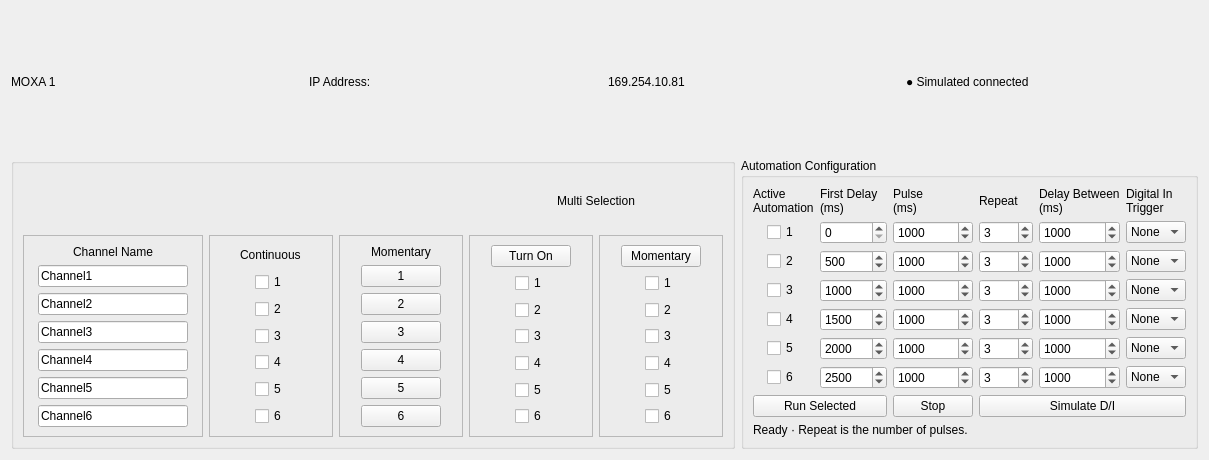
<?xml version="1.0" encoding="UTF-8"?>
<ui version="4.0">
 <class>device_panel</class>
 <widget class="QWidget" name="device_panel">
  <property name="geometry">
   <rect>
    <x>0</x>
    <y>0</y>
    <width>1209</width>
    <height>460</height>
   </rect>
  </property>
  <property name="minimumSize">
   <size>
    <width>800</width>
    <height>460</height>
   </size>
  </property>
  <property name="windowTitle">
   <string>Device controls</string>
  </property>
  <layout class="QVBoxLayout" name="deviceLayout">
   <item>
    <layout class="QHBoxLayout" name="deviceBar">
     <item>
      <widget class="QLabel" name="deviceName">
       <property name="text">
        <string>MOXA 1</string>
       </property>
      </widget>
     </item>
     <item>
      <widget class="QLabel" name="ipCaption">
       <property name="text">
        <string>IP Address:</string>
       </property>
      </widget>
     </item>
     <item>
      <widget class="QLabel" name="ipAddress">
       <property name="text">
        <string>169.254.10.81</string>
       </property>
      </widget>
     </item>
     <item>
      <widget class="QLabel" name="connectionStatus">
       <property name="text">
        <string>● Simulated connected</string>
       </property>
      </widget>
     </item>
    </layout>
   </item>
   <item>
    <layout class="QHBoxLayout" name="controlColumns">
     <item>
      <widget class="QGroupBox" name="manualGroup">
       <property name="title">
        <string/>
       </property>
       <layout class="QGridLayout" name="manualGrid">
        <item row="1" column="1">
         <widget class="QFrame" name="operationFrame1">
          <property name="frameShape">
           <enum>QFrame::Shape::StyledPanel</enum>
          </property>
          <layout class="QGridLayout" name="manualColumn1">
           <item row="0" column="0" alignment="Qt::AlignmentFlag::AlignHCenter|Qt::AlignmentFlag::AlignVCenter">
            <widget class="QLabel" name="header1">
             <property name="text">
              <string>Continuous</string>
             </property>
            </widget>
           </item>
           <item row="1" column="0" alignment="Qt::AlignmentFlag::AlignHCenter|Qt::AlignmentFlag::AlignVCenter">
            <widget class="QCheckBox" name="continuous1">
             <property name="text">
              <string>1</string>
             </property>
            </widget>
           </item>
           <item row="2" column="0" alignment="Qt::AlignmentFlag::AlignHCenter|Qt::AlignmentFlag::AlignVCenter">
            <widget class="QCheckBox" name="continuous2">
             <property name="text">
              <string>2</string>
             </property>
            </widget>
           </item>
           <item row="3" column="0" alignment="Qt::AlignmentFlag::AlignHCenter|Qt::AlignmentFlag::AlignVCenter">
            <widget class="QCheckBox" name="continuous3">
             <property name="text">
              <string>3</string>
             </property>
            </widget>
           </item>
           <item row="4" column="0" alignment="Qt::AlignmentFlag::AlignHCenter|Qt::AlignmentFlag::AlignVCenter">
            <widget class="QCheckBox" name="continuous4">
             <property name="text">
              <string>4</string>
             </property>
            </widget>
           </item>
           <item row="5" column="0" alignment="Qt::AlignmentFlag::AlignHCenter|Qt::AlignmentFlag::AlignVCenter">
            <widget class="QCheckBox" name="continuous5">
             <property name="text">
              <string>5</string>
             </property>
            </widget>
           </item>
           <item row="6" column="0" alignment="Qt::AlignmentFlag::AlignHCenter|Qt::AlignmentFlag::AlignVCenter">
            <widget class="QCheckBox" name="continuous6">
             <property name="text">
              <string>6</string>
             </property>
            </widget>
           </item>
          </layout>
         </widget>
        </item>
        <item row="1" column="2">
         <widget class="QFrame" name="operationFrame2">
          <property name="frameShape">
           <enum>QFrame::Shape::StyledPanel</enum>
          </property>
          <layout class="QGridLayout" name="manualColumn2">
           <item row="0" column="0" alignment="Qt::AlignmentFlag::AlignHCenter|Qt::AlignmentFlag::AlignVCenter">
            <widget class="QLabel" name="header2">
             <property name="text">
              <string>Momentary</string>
             </property>
            </widget>
           </item>
           <item row="1" column="0" alignment="Qt::AlignmentFlag::AlignHCenter|Qt::AlignmentFlag::AlignVCenter">
            <widget class="QPushButton" name="pulse1">
             <property name="text">
              <string>1</string>
             </property>
            </widget>
           </item>
           <item row="2" column="0" alignment="Qt::AlignmentFlag::AlignHCenter|Qt::AlignmentFlag::AlignVCenter">
            <widget class="QPushButton" name="pulse2">
             <property name="text">
              <string>2</string>
             </property>
            </widget>
           </item>
           <item row="3" column="0" alignment="Qt::AlignmentFlag::AlignHCenter|Qt::AlignmentFlag::AlignVCenter">
            <widget class="QPushButton" name="pulse3">
             <property name="text">
              <string>3</string>
             </property>
            </widget>
           </item>
           <item row="4" column="0" alignment="Qt::AlignmentFlag::AlignHCenter|Qt::AlignmentFlag::AlignVCenter">
            <widget class="QPushButton" name="pulse4">
             <property name="text">
              <string>4</string>
             </property>
            </widget>
           </item>
           <item row="5" column="0" alignment="Qt::AlignmentFlag::AlignHCenter|Qt::AlignmentFlag::AlignVCenter">
            <widget class="QPushButton" name="pulse5">
             <property name="text">
              <string>5</string>
             </property>
            </widget>
           </item>
           <item row="6" column="0" alignment="Qt::AlignmentFlag::AlignHCenter|Qt::AlignmentFlag::AlignVCenter">
            <widget class="QPushButton" name="pulse6">
             <property name="text">
              <string>6</string>
             </property>
            </widget>
           </item>
          </layout>
         </widget>
        </item>
        <item row="1" column="0">
         <widget class="QFrame" name="operationFrame0">
          <property name="maximumSize">
           <size>
            <width>180</width>
            <height>16777215</height>
           </size>
          </property>
          <property name="frameShape">
           <enum>QFrame::Shape::StyledPanel</enum>
          </property>
          <layout class="QGridLayout" name="manualColumn0">
           <item row="0" column="0" alignment="Qt::AlignmentFlag::AlignHCenter|Qt::AlignmentFlag::AlignVCenter">
            <widget class="QLabel" name="header0">
             <property name="text">
              <string>Channel Name</string>
             </property>
            </widget>
           </item>
           <item row="1" column="0">
            <widget class="QLineEdit" name="channelName1">
             <property name="maximumSize">
              <size>
               <width>150</width>
               <height>16777215</height>
              </size>
             </property>
             <property name="text">
              <string>Channel1</string>
             </property>
            </widget>
           </item>
           <item row="2" column="0">
            <widget class="QLineEdit" name="channelName2">
             <property name="maximumSize">
              <size>
               <width>150</width>
               <height>16777215</height>
              </size>
             </property>
             <property name="text">
              <string>Channel2</string>
             </property>
            </widget>
           </item>
           <item row="3" column="0">
            <widget class="QLineEdit" name="channelName3">
             <property name="maximumSize">
              <size>
               <width>150</width>
               <height>16777215</height>
              </size>
             </property>
             <property name="text">
              <string>Channel3</string>
             </property>
            </widget>
           </item>
           <item row="4" column="0">
            <widget class="QLineEdit" name="channelName4">
             <property name="maximumSize">
              <size>
               <width>150</width>
               <height>16777215</height>
              </size>
             </property>
             <property name="text">
              <string>Channel4</string>
             </property>
            </widget>
           </item>
           <item row="5" column="0">
            <widget class="QLineEdit" name="channelName5">
             <property name="maximumSize">
              <size>
               <width>150</width>
               <height>16777215</height>
              </size>
             </property>
             <property name="text">
              <string>Channel5</string>
             </property>
            </widget>
           </item>
           <item row="6" column="0">
            <widget class="QLineEdit" name="channelName6">
             <property name="maximumSize">
              <size>
               <width>150</width>
               <height>16777215</height>
              </size>
             </property>
             <property name="text">
              <string>Channel6</string>
             </property>
            </widget>
           </item>
          </layout>
         </widget>
        </item>
        <item row="0" column="3" colspan="2" alignment="Qt::AlignmentFlag::AlignHCenter|Qt::AlignmentFlag::AlignVCenter">
         <widget class="QLabel" name="multiSelectionTitle">
          <property name="text">
           <string>Multi Selection</string>
          </property>
          <property name="alignment">
           <set>Qt::AlignmentFlag::AlignHCenter|Qt::AlignmentFlag::AlignVCenter</set>
          </property>
         </widget>
        </item>
        <item row="1" column="3">
         <widget class="QFrame" name="operationFrame3">
          <property name="frameShape">
           <enum>QFrame::Shape::StyledPanel</enum>
          </property>
          <layout class="QGridLayout" name="manualColumn3">
           <item row="0" column="0" alignment="Qt::AlignmentFlag::AlignHCenter|Qt::AlignmentFlag::AlignVCenter">
            <widget class="QPushButton" name="turnOnButton">
             <property name="text">
              <string>Turn On</string>
             </property>
             <property name="checkable">
              <bool>true</bool>
             </property>
            </widget>
           </item>
           <item row="1" column="0" alignment="Qt::AlignmentFlag::AlignHCenter|Qt::AlignmentFlag::AlignVCenter">
            <widget class="QCheckBox" name="continuousSelect1">
             <property name="text">
              <string>1</string>
             </property>
            </widget>
           </item>
           <item row="2" column="0" alignment="Qt::AlignmentFlag::AlignHCenter|Qt::AlignmentFlag::AlignVCenter">
            <widget class="QCheckBox" name="continuousSelect2">
             <property name="text">
              <string>2</string>
             </property>
            </widget>
           </item>
           <item row="3" column="0" alignment="Qt::AlignmentFlag::AlignHCenter|Qt::AlignmentFlag::AlignVCenter">
            <widget class="QCheckBox" name="continuousSelect3">
             <property name="text">
              <string>3</string>
             </property>
            </widget>
           </item>
           <item row="4" column="0" alignment="Qt::AlignmentFlag::AlignHCenter|Qt::AlignmentFlag::AlignVCenter">
            <widget class="QCheckBox" name="continuousSelect4">
             <property name="text">
              <string>4</string>
             </property>
            </widget>
           </item>
           <item row="5" column="0" alignment="Qt::AlignmentFlag::AlignHCenter|Qt::AlignmentFlag::AlignVCenter">
            <widget class="QCheckBox" name="continuousSelect5">
             <property name="text">
              <string>5</string>
             </property>
            </widget>
           </item>
           <item row="6" column="0" alignment="Qt::AlignmentFlag::AlignHCenter|Qt::AlignmentFlag::AlignVCenter">
            <widget class="QCheckBox" name="continuousSelect6">
             <property name="text">
              <string>6</string>
             </property>
            </widget>
           </item>
          </layout>
         </widget>
        </item>
        <item row="1" column="4">
         <widget class="QFrame" name="operationFrame4">
          <property name="frameShape">
           <enum>QFrame::Shape::StyledPanel</enum>
          </property>
          <layout class="QGridLayout" name="manualColumn4">
           <item row="0" column="0" alignment="Qt::AlignmentFlag::AlignHCenter|Qt::AlignmentFlag::AlignVCenter">
            <widget class="QPushButton" name="momentaryButton">
             <property name="text">
              <string>Momentary</string>
             </property>
            </widget>
           </item>
           <item row="1" column="0" alignment="Qt::AlignmentFlag::AlignHCenter|Qt::AlignmentFlag::AlignVCenter">
            <widget class="QCheckBox" name="momentarySelect1">
             <property name="text">
              <string>1</string>
             </property>
            </widget>
           </item>
           <item row="2" column="0" alignment="Qt::AlignmentFlag::AlignHCenter|Qt::AlignmentFlag::AlignVCenter">
            <widget class="QCheckBox" name="momentarySelect2">
             <property name="text">
              <string>2</string>
             </property>
            </widget>
           </item>
           <item row="3" column="0" alignment="Qt::AlignmentFlag::AlignHCenter|Qt::AlignmentFlag::AlignVCenter">
            <widget class="QCheckBox" name="momentarySelect3">
             <property name="text">
              <string>3</string>
             </property>
            </widget>
           </item>
           <item row="4" column="0" alignment="Qt::AlignmentFlag::AlignHCenter|Qt::AlignmentFlag::AlignVCenter">
            <widget class="QCheckBox" name="momentarySelect4">
             <property name="text">
              <string>4</string>
             </property>
            </widget>
           </item>
           <item row="5" column="0" alignment="Qt::AlignmentFlag::AlignHCenter|Qt::AlignmentFlag::AlignVCenter">
            <widget class="QCheckBox" name="momentarySelect5">
             <property name="text">
              <string>5</string>
             </property>
            </widget>
           </item>
           <item row="6" column="0" alignment="Qt::AlignmentFlag::AlignHCenter|Qt::AlignmentFlag::AlignVCenter">
            <widget class="QCheckBox" name="momentarySelect6">
             <property name="text">
              <string>6</string>
             </property>
            </widget>
           </item>
          </layout>
         </widget>
        </item>
       </layout>
      </widget>
     </item>
     <item>
      <widget class="QGroupBox" name="automationGroup">
       <property name="title">
        <string>Automation Configuration</string>
       </property>
       <layout class="QGridLayout" name="automationGrid">
        <item row="0" column="0">
         <widget class="QLabel" name="autoHeader0">
          <property name="text">
           <string>Active
Automation</string>
          </property>
         </widget>
        </item>
        <item row="0" column="1">
         <widget class="QLabel" name="autoHeader1">
          <property name="text">
           <string>First Delay
(ms)</string>
          </property>
         </widget>
        </item>
        <item row="0" column="2">
         <widget class="QLabel" name="autoHeader2">
          <property name="text">
           <string>Pulse
(ms)</string>
          </property>
         </widget>
        </item>
        <item row="0" column="3">
         <widget class="QLabel" name="autoHeader3">
          <property name="text">
           <string>Repeat</string>
          </property>
         </widget>
        </item>
        <item row="0" column="4">
         <widget class="QLabel" name="autoHeader4">
          <property name="text">
           <string>Delay Between
(ms)</string>
          </property>
         </widget>
        </item>
        <item row="0" column="5">
         <widget class="QLabel" name="autoHeader5">
          <property name="text">
           <string>Digital In
Trigger</string>
          </property>
         </widget>
        </item>
        <item row="1" column="0" alignment="Qt::AlignmentFlag::AlignHCenter|Qt::AlignmentFlag::AlignVCenter">
         <widget class="QCheckBox" name="active1">
          <property name="text">
           <string>1</string>
          </property>
         </widget>
        </item>
        <item row="1" column="1">
         <widget class="QSpinBox" name="firstDelay1">
          <property name="maximum">
           <number>3600000</number>
          </property>
          <property name="value">
           <number>0</number>
          </property>
         </widget>
        </item>
        <item row="1" column="2">
         <widget class="QSpinBox" name="pulseTime1">
          <property name="maximum">
           <number>3600000</number>
          </property>
          <property name="value">
           <number>1000</number>
          </property>
         </widget>
        </item>
        <item row="1" column="3">
         <widget class="QSpinBox" name="repeat1">
          <property name="maximum">
           <number>1000</number>
          </property>
          <property name="value">
           <number>3</number>
          </property>
         </widget>
        </item>
        <item row="1" column="4">
         <widget class="QSpinBox" name="between1">
          <property name="maximum">
           <number>3600000</number>
          </property>
          <property name="value">
           <number>1000</number>
          </property>
         </widget>
        </item>
        <item row="1" column="5">
         <widget class="QComboBox" name="trigger1">
          <item>
           <property name="text">
            <string>None</string>
           </property>
          </item>
          <item>
           <property name="text">
            <string>DI 1</string>
           </property>
          </item>
          <item>
           <property name="text">
            <string>DI 2</string>
           </property>
          </item>
          <item>
           <property name="text">
            <string>DI 3</string>
           </property>
          </item>
          <item>
           <property name="text">
            <string>DI 4</string>
           </property>
          </item>
         </widget>
        </item>
        <item row="2" column="0" alignment="Qt::AlignmentFlag::AlignHCenter|Qt::AlignmentFlag::AlignVCenter">
         <widget class="QCheckBox" name="active2">
          <property name="text">
           <string>2</string>
          </property>
         </widget>
        </item>
        <item row="2" column="1">
         <widget class="QSpinBox" name="firstDelay2">
          <property name="maximum">
           <number>3600000</number>
          </property>
          <property name="value">
           <number>500</number>
          </property>
         </widget>
        </item>
        <item row="2" column="2">
         <widget class="QSpinBox" name="pulseTime2">
          <property name="maximum">
           <number>3600000</number>
          </property>
          <property name="value">
           <number>1000</number>
          </property>
         </widget>
        </item>
        <item row="2" column="3">
         <widget class="QSpinBox" name="repeat2">
          <property name="maximum">
           <number>1000</number>
          </property>
          <property name="value">
           <number>3</number>
          </property>
         </widget>
        </item>
        <item row="2" column="4">
         <widget class="QSpinBox" name="between2">
          <property name="maximum">
           <number>3600000</number>
          </property>
          <property name="value">
           <number>1000</number>
          </property>
         </widget>
        </item>
        <item row="2" column="5">
         <widget class="QComboBox" name="trigger2">
          <item>
           <property name="text">
            <string>None</string>
           </property>
          </item>
          <item>
           <property name="text">
            <string>DI 1</string>
           </property>
          </item>
          <item>
           <property name="text">
            <string>DI 2</string>
           </property>
          </item>
          <item>
           <property name="text">
            <string>DI 3</string>
           </property>
          </item>
          <item>
           <property name="text">
            <string>DI 4</string>
           </property>
          </item>
         </widget>
        </item>
        <item row="3" column="0" alignment="Qt::AlignmentFlag::AlignHCenter|Qt::AlignmentFlag::AlignVCenter">
         <widget class="QCheckBox" name="active3">
          <property name="text">
           <string>3</string>
          </property>
         </widget>
        </item>
        <item row="3" column="1">
         <widget class="QSpinBox" name="firstDelay3">
          <property name="maximum">
           <number>3600000</number>
          </property>
          <property name="value">
           <number>1000</number>
          </property>
         </widget>
        </item>
        <item row="3" column="2">
         <widget class="QSpinBox" name="pulseTime3">
          <property name="maximum">
           <number>3600000</number>
          </property>
          <property name="value">
           <number>1000</number>
          </property>
         </widget>
        </item>
        <item row="3" column="3">
         <widget class="QSpinBox" name="repeat3">
          <property name="maximum">
           <number>1000</number>
          </property>
          <property name="value">
           <number>3</number>
          </property>
         </widget>
        </item>
        <item row="3" column="4">
         <widget class="QSpinBox" name="between3">
          <property name="maximum">
           <number>3600000</number>
          </property>
          <property name="value">
           <number>1000</number>
          </property>
         </widget>
        </item>
        <item row="3" column="5">
         <widget class="QComboBox" name="trigger3">
          <item>
           <property name="text">
            <string>None</string>
           </property>
          </item>
          <item>
           <property name="text">
            <string>DI 1</string>
           </property>
          </item>
          <item>
           <property name="text">
            <string>DI 2</string>
           </property>
          </item>
          <item>
           <property name="text">
            <string>DI 3</string>
           </property>
          </item>
          <item>
           <property name="text">
            <string>DI 4</string>
           </property>
          </item>
         </widget>
        </item>
        <item row="4" column="0" alignment="Qt::AlignmentFlag::AlignHCenter|Qt::AlignmentFlag::AlignVCenter">
         <widget class="QCheckBox" name="active4">
          <property name="text">
           <string>4</string>
          </property>
         </widget>
        </item>
        <item row="4" column="1">
         <widget class="QSpinBox" name="firstDelay4">
          <property name="maximum">
           <number>3600000</number>
          </property>
          <property name="value">
           <number>1500</number>
          </property>
         </widget>
        </item>
        <item row="4" column="2">
         <widget class="QSpinBox" name="pulseTime4">
          <property name="maximum">
           <number>3600000</number>
          </property>
          <property name="value">
           <number>1000</number>
          </property>
         </widget>
        </item>
        <item row="4" column="3">
         <widget class="QSpinBox" name="repeat4">
          <property name="maximum">
           <number>1000</number>
          </property>
          <property name="value">
           <number>3</number>
          </property>
         </widget>
        </item>
        <item row="4" column="4">
         <widget class="QSpinBox" name="between4">
          <property name="maximum">
           <number>3600000</number>
          </property>
          <property name="value">
           <number>1000</number>
          </property>
         </widget>
        </item>
        <item row="4" column="5">
         <widget class="QComboBox" name="trigger4">
          <item>
           <property name="text">
            <string>None</string>
           </property>
          </item>
          <item>
           <property name="text">
            <string>DI 1</string>
           </property>
          </item>
          <item>
           <property name="text">
            <string>DI 2</string>
           </property>
          </item>
          <item>
           <property name="text">
            <string>DI 3</string>
           </property>
          </item>
          <item>
           <property name="text">
            <string>DI 4</string>
           </property>
          </item>
         </widget>
        </item>
        <item row="5" column="0" alignment="Qt::AlignmentFlag::AlignHCenter|Qt::AlignmentFlag::AlignVCenter">
         <widget class="QCheckBox" name="active5">
          <property name="text">
           <string>5</string>
          </property>
         </widget>
        </item>
        <item row="5" column="1">
         <widget class="QSpinBox" name="firstDelay5">
          <property name="maximum">
           <number>3600000</number>
          </property>
          <property name="value">
           <number>2000</number>
          </property>
         </widget>
        </item>
        <item row="5" column="2">
         <widget class="QSpinBox" name="pulseTime5">
          <property name="maximum">
           <number>3600000</number>
          </property>
          <property name="value">
           <number>1000</number>
          </property>
         </widget>
        </item>
        <item row="5" column="3">
         <widget class="QSpinBox" name="repeat5">
          <property name="maximum">
           <number>1000</number>
          </property>
          <property name="value">
           <number>3</number>
          </property>
         </widget>
        </item>
        <item row="5" column="4">
         <widget class="QSpinBox" name="between5">
          <property name="maximum">
           <number>3600000</number>
          </property>
          <property name="value">
           <number>1000</number>
          </property>
         </widget>
        </item>
        <item row="5" column="5">
         <widget class="QComboBox" name="trigger5">
          <item>
           <property name="text">
            <string>None</string>
           </property>
          </item>
          <item>
           <property name="text">
            <string>DI 1</string>
           </property>
          </item>
          <item>
           <property name="text">
            <string>DI 2</string>
           </property>
          </item>
          <item>
           <property name="text">
            <string>DI 3</string>
           </property>
          </item>
          <item>
           <property name="text">
            <string>DI 4</string>
           </property>
          </item>
         </widget>
        </item>
        <item row="6" column="0" alignment="Qt::AlignmentFlag::AlignHCenter|Qt::AlignmentFlag::AlignVCenter">
         <widget class="QCheckBox" name="active6">
          <property name="text">
           <string>6</string>
          </property>
         </widget>
        </item>
        <item row="6" column="1">
         <widget class="QSpinBox" name="firstDelay6">
          <property name="maximum">
           <number>3600000</number>
          </property>
          <property name="value">
           <number>2500</number>
          </property>
         </widget>
        </item>
        <item row="6" column="2">
         <widget class="QSpinBox" name="pulseTime6">
          <property name="maximum">
           <number>3600000</number>
          </property>
          <property name="value">
           <number>1000</number>
          </property>
         </widget>
        </item>
        <item row="6" column="3">
         <widget class="QSpinBox" name="repeat6">
          <property name="maximum">
           <number>1000</number>
          </property>
          <property name="value">
           <number>3</number>
          </property>
         </widget>
        </item>
        <item row="6" column="4">
         <widget class="QSpinBox" name="between6">
          <property name="maximum">
           <number>3600000</number>
          </property>
          <property name="value">
           <number>1000</number>
          </property>
         </widget>
        </item>
        <item row="6" column="5">
         <widget class="QComboBox" name="trigger6">
          <item>
           <property name="text">
            <string>None</string>
           </property>
          </item>
          <item>
           <property name="text">
            <string>DI 1</string>
           </property>
          </item>
          <item>
           <property name="text">
            <string>DI 2</string>
           </property>
          </item>
          <item>
           <property name="text">
            <string>DI 3</string>
           </property>
          </item>
          <item>
           <property name="text">
            <string>DI 4</string>
           </property>
          </item>
         </widget>
        </item>
        <item row="7" column="0" colspan="2">
         <widget class="QPushButton" name="runSelectedButton">
          <property name="text">
           <string>Run Selected</string>
          </property>
         </widget>
        </item>
        <item row="7" column="2">
         <widget class="QPushButton" name="stopButton">
          <property name="text">
           <string>Stop</string>
          </property>
         </widget>
        </item>
        <item row="7" column="3" colspan="3">
         <widget class="QPushButton" name="triggerButton">
          <property name="text">
           <string>Simulate D/I</string>
          </property>
         </widget>
        </item>
        <item row="8" column="0" colspan="6">
         <widget class="QLabel" name="automationStatus">
          <property name="text">
           <string>Ready · Repeat is the number of pulses.</string>
          </property>
         </widget>
        </item>
       </layout>
      </widget>
     </item>
    </layout>
   </item>
  </layout>
 </widget>
 <resources/>
 <connections/>
</ui>
